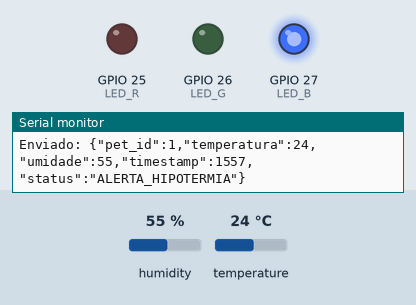
A sketch run on a simulated ESP32. On the bench: output pins drawn as LEDs (lit = HIGH), the last lines printed to the serial monitor. The test bench sets the inputs (shaded band); at power-on: temperature 24 °C, humidity 55 %. WiFi joins after 1.5 s; servers stay silent unless stated; no MQTT or app messages arrive unless stated.

Above: at 2.7 s.
2.8 s: temperature set to 37.1 °C
8.8 s: temperature set to 38 °C
At 12.5 s:
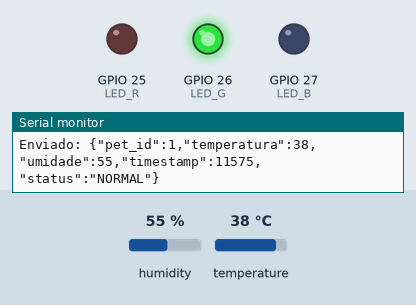
14.8 s: temperature set to 38.9 °C
20.8 s: temperature set to 40.2 °C
At 21.9 s:
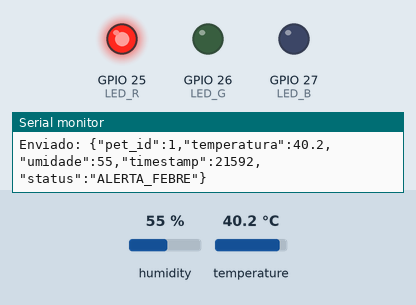
26.8 s: temperature set to 12 °C
At 32.6 s:
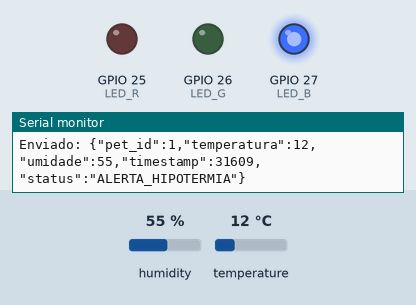
33.1 s: temperature set to 41 °C
At 37.9 s:
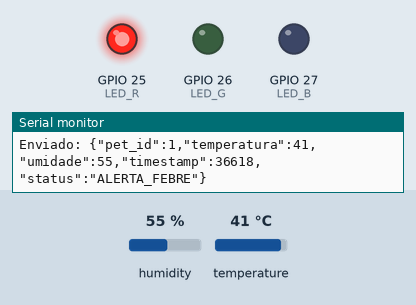
Timing chart, 0 to 39.4 s (numbered marks = the images above; inputs shaded):
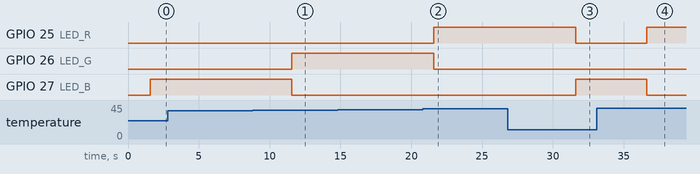

Measured:
- the behaviour switches between 37.4 and 37.5 °C on temperature (found by bisection; images 0 and 1)
- the behaviour switches between 39.5 and 39.6 °C on temperature (found by bisection; images 1 and 2)
- after the input at 8.8 s, GPIO 26 (LED_G): LOW → HIGH after 2.8 s; GPIO 27 (LED_B): HIGH → LOW after 2.8 s
- after the input at 20.8 s, GPIO 25 (LED_R): LOW → HIGH after 0.79 s; GPIO 26 (LED_G): HIGH → LOW after 0.79 s
- after the input at 26.8 s, GPIO 25 (LED_R): HIGH → LOW after 4.8 s; GPIO 27 (LED_B): LOW → HIGH after 4.8 s
- after the input at 33.1 s, GPIO 25 (LED_R): LOW → HIGH after 3.5 s; GPIO 27 (LED_B): HIGH → LOW after 3.5 s

The sketch:

sketch.ino
```cpp
// Codigo ESP32 — PetCare 360 IoT Wearable
// Simulado no Wokwi: https://wokwi.com
#include <WiFi.h>
#include <PubSubClient.h>
#include <DHT.h>
#include <ArduinoJson.h>
const char* SSID = "Wokwi-GUEST";
const char* PASSWORD = "";
const char* MQTT_SERVER = "broker.hivemq.com";
const int MQTT_PORT = 1883;
const char* TOPIC = "petcare360/telemetria";
#define DHT_PIN 4
#define DHT_TYPE DHT22
#define LED_R 25
#define LED_G 26
#define LED_B 27
DHT dht(DHT_PIN, DHT_TYPE);
WiFiClient espClient;
PubSubClient client(espClient);
void setup() {
Serial.begin(115200);
dht.begin();
pinMode(LED_R, OUTPUT);
pinMode(LED_G, OUTPUT);
pinMode(LED_B, OUTPUT);
WiFi.begin(SSID, PASSWORD);
while (WiFi.status() != WL_CONNECTED) { delay(500); }
Serial.println("WiFi conectado!");
client.setServer(MQTT_SERVER, MQTT_PORT);
}
void loop() {
if (!client.connected()) { client.connect("petcare360-esp32"); }
client.loop();
float temp = dht.readTemperature();
float umid = dht.readHumidity();
if (!isnan(temp) && !isnan(umid)) {
StaticJsonDocument<200> doc;
doc["pet_id"] = 1;
doc["temperatura"] = temp;
doc["umidade"] = umid;
doc["timestamp"] = millis();
if (temp > 39.5) {
doc["status"] = "ALERTA_FEBRE";
digitalWrite(LED_R, HIGH); digitalWrite(LED_G, LOW);
digitalWrite(LED_B, LOW);
} else if (temp < 37.5) {
doc["status"] = "ALERTA_HIPOTERMIA";
digitalWrite(LED_R, LOW); digitalWrite(LED_G, LOW);
digitalWrite(LED_B, HIGH);
} else {
doc["status"] = "NORMAL";
digitalWrite(LED_R, LOW); digitalWrite(LED_G, HIGH);
digitalWrite(LED_B, LOW);
}
char payload[200];
serializeJson(doc, payload);
client.publish(TOPIC, payload);
Serial.println("Enviado: " + String(payload));
}
delay(5000);
}
```
